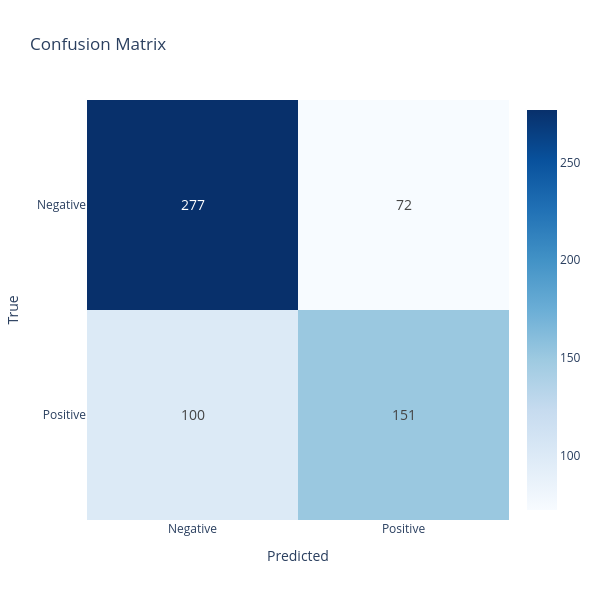

Notebook cell for this chart:
### Markdown cell above
### 7.3 Confusion Matrix

**What it shows:** A 2×2 table of predicted versus actual class labels at the chosen `classification_threshold`.

|  | Predicted Negative | Predicted Positive |
|--|-------------------|-------------------|
| **Actual Negative** | True Negatives (TN) | False Positives (FP) |
| **Actual Positive** | False Negatives (FN) | True Positives (TP) |

**What to look for:**
- **High TN and TP counts:** The model is correctly classifying both non-events and events
- **High FN count:** The model is missing many true cases — in clinical contexts, false negatives are often the most dangerous error (e.g. missing a patient who will deteriorate)
- **High FP count:** The model is over-predicting events — less dangerous clinically but may lead to unnecessary interventions

**In epidemiological practice:** The confusion matrix should always be interpreted in the context of the outcome's prevalence and the clinical implications of each error type. A model predicting a rare outcome (e.g. 3% mortality) can achieve 97% accuracy by predicting zero deaths — the confusion matrix exposes this failure mode that accuracy alone conceals.

### Code cell
model.summary(plots=["confusion_matrix"])

# Access the confusion matrix directly as a 2x2 array
print(model.cm)
print(f"True Negatives:  {model.cm[0, 0]}")
print(f"False Positives: {model.cm[0, 1]}")
print(f"False Negatives: {model.cm[1, 0]}")
print(f"True Positives:  {model.cm[1, 1]}")

### Figure 1 — Plotly figure (JSON) as saved in the notebook; plotly's stock layout.template omitted (floating-point values rounded to 4 significant figures)
{"data": [{"colorscale": [[0, "rgb(247,251,255)"], [0.125, "rgb(222,235,247)"], [0.25, "rgb(198,219,239)"], [0.375, "rgb(158,202,225)"], [0.5, "rgb(107,174,214)"], [0.625, "rgb(66,146,198)"], [0.75, "rgb(33,113,181)"], [0.875, "rgb(8,81,156)"], [1, "rgb(8,48,107)"]], "hovertemplate": "True: %{y}<br>Predicted: %{x}<br>Count: %{z}<extra></extra>", "showscale": true, "text": [["277", "72"], ["100", "151"]], "textfont": {"size": 14}, "texttemplate": "%{text}", "type": "heatmap", "x": ["Negative", "Positive"], "y": ["Negative", "Positive"], "z": [[277, 72], [100, 151]]}], "layout": {"height": 600, "title": {"text": "Confusion Matrix"}, "width": 600, "xaxis": {"title": {"text": "Predicted"}}, "yaxis": {"autorange": "reversed", "title": {"text": "True"}}}}
